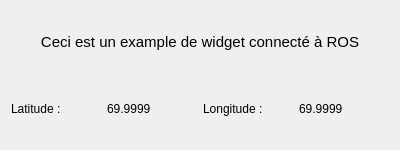
<?xml version="1.0" encoding="UTF-8"?>
<ui version="4.0">
 <class>Example</class>
 <widget class="QWidget" name="Example">
  <property name="geometry">
   <rect>
    <x>0</x>
    <y>0</y>
    <width>400</width>
    <height>150</height>
   </rect>
  </property>
  <property name="minimumSize">
   <size>
    <width>400</width>
    <height>150</height>
   </size>
  </property>
  <property name="maximumSize">
   <size>
    <width>400</width>
    <height>150</height>
   </size>
  </property>
  <property name="windowTitle">
   <string>Form</string>
  </property>
  <layout class="QGridLayout" name="gridLayout">
   <item row="1" column="0">
    <widget class="QLabel" name="label_2">
     <property name="font">
      <font>
       <weight>50</weight>
       <bold>false</bold>
      </font>
     </property>
     <property name="text">
      <string>Latitude : </string>
     </property>
    </widget>
   </item>
   <item row="0" column="0" colspan="4">
    <widget class="QLabel" name="label">
     <property name="font">
      <font>
       <pointsize>11</pointsize>
      </font>
     </property>
     <property name="text">
      <string>Ceci est un example de widget connecté à ROS</string>
     </property>
     <property name="alignment">
      <set>Qt::AlignCenter</set>
     </property>
    </widget>
   </item>
   <item row="1" column="3">
    <widget class="QLabel" name="lb_longitude">
     <property name="font">
      <font>
       <weight>50</weight>
       <bold>false</bold>
      </font>
     </property>
     <property name="text">
      <string>69.9999</string>
     </property>
    </widget>
   </item>
   <item row="1" column="1">
    <widget class="QLabel" name="lb_latitude">
     <property name="text">
      <string>69.9999</string>
     </property>
    </widget>
   </item>
   <item row="1" column="2">
    <widget class="QLabel" name="label_5">
     <property name="font">
      <font>
       <weight>50</weight>
       <bold>false</bold>
      </font>
     </property>
     <property name="text">
      <string>Longitude : </string>
     </property>
    </widget>
   </item>
  </layout>
 </widget>
 <resources/>
 <connections/>
</ui>
